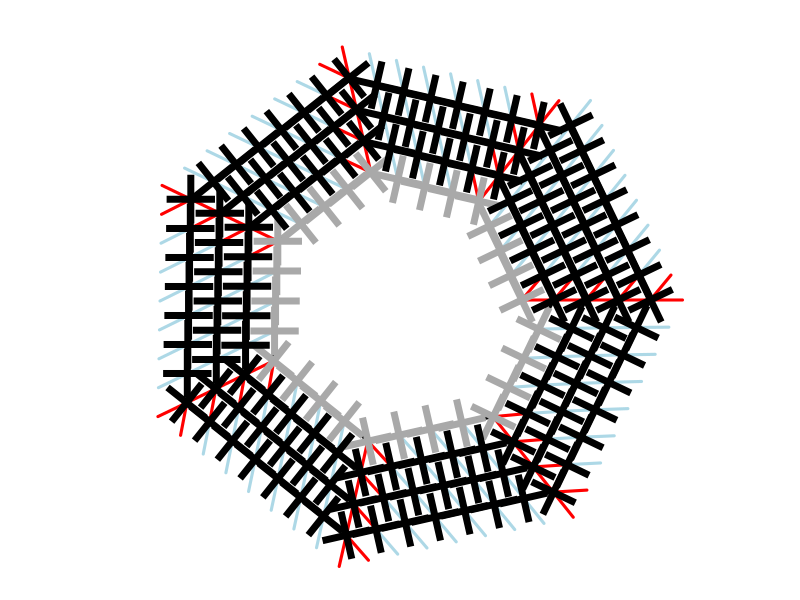

The R source for this figure:
png("sc_cont_hept_better.png",1000,1000)

par(pty="s",mar=c(0,0,0,0))
plot(0,0,type="n",axes=F,ann=F,xlim=c(-5.5,5.5),ylim=c(-5.5,5.5))
rmult = 2/pi
radd = 0.5
xxold = 0
yyold = 0
isleft = F
lmult = 1-2*isleft

lwd = 3

rowbeg = 3
rowend = 7

for(i in (7*rowbeg):(7*rowend)){
  ang1 = i/7*2*pi*lmult
  r1 = i/7*rmult+radd
  x1 = r1*cos(ang1)
  y1 = r1*sin(ang1)
  ang2 = (i+1)/7*2*pi*lmult
  r2 = (i+1)/7*rmult+radd
  x2 = r2*cos(ang2)
  y2 = r2*sin(ang2)
  numdots = max(i%/%7,0)+1
  dotseq = seq(0,1-1/numdots,length.out=numdots)
  for(j in 1:numdots){
    dotrat = dotseq[j]
    xx = (1-dotrat)*x1+dotrat*x2
    yy = (1-dotrat)*y1+dotrat*y2
    if(!(xxold==0 && yyold==0)){
      lines(c(xxold,xx),c(yyold,yy),col="black",lwd=lwd)
    }
    if(i<6){
      lines(c(0,xx),c(0,yy),col="lightgreen",lwd=lwd)
    }
    xxold = xx
    yyold = yy
    #text(xx,yy,"+",srt=mean(c(ang1,ang2))/pi*180,cex=2)
    if(j==1){
      k = i+7
      ang31 = k/7*2*pi*lmult
      r31 = k/7*rmult+radd
      x31 = r31*cos(ang31)
      y31 = r31*sin(ang31)
      ang32 = (k+1)/7*2*pi*lmult
      r32 = (k+1)/7*rmult+radd
      x32 = r32*cos(ang32)
      y32 = r32*sin(ang32)
      numdots33 = max(k%/%7,0)+1
      dotseq33 = seq(0,1-1/numdots33,length.out=numdots33)
      dotrat33 = dotseq33[1]
      xx33 = (1-dotrat33)*x31+dotrat33*x32
      yy33 = (1-dotrat33)*y31+dotrat33*y32
      lines(c(xx,xx33),c(yy,yy33),col="red",lwd=lwd)
      dotrat33 = dotseq33[2]
      xx33 = (1-dotrat33)*x31+dotrat33*x32
      yy33 = (1-dotrat33)*y31+dotrat33*y32
      lines(c(xx,xx33),c(yy,yy33),col="red",lwd=lwd)
    } else {
      k = i+7
      ang31 = k/7*2*pi*lmult
      r31 = k/7*rmult+radd
      x31 = r31*cos(ang31)
      y31 = r31*sin(ang31)
      ang32 = (k+1)/7*2*pi*lmult
      r32 = (k+1)/7*rmult+radd
      x32 = r32*cos(ang32)
      y32 = r32*sin(ang32)
      numdots33 = max(k%/%7,0)+1
      dotseq33 = seq(0,1-1/numdots33,length.out=numdots33)
      dotrat33 = dotseq33[j+1]
      xx33 = (1-dotrat33)*x31+dotrat33*x32
      yy33 = (1-dotrat33)*y31+dotrat33*y32
      lines(c(xx,xx33),c(yy,yy33),col="lightblue",lwd=lwd)
    }
  }
}

for(i in (7*rowbeg):(7*rowend)){
  ang1 = i/7*2*pi*lmult
  r1 = i/7*rmult+radd
  x1 = r1*cos(ang1)
  y1 = r1*sin(ang1)
  ang2 = (i+1)/7*2*pi*lmult
  r2 = (i+1)/7*rmult+radd
  x2 = r2*cos(ang2)
  y2 = r2*sin(ang2)
  numdots = max(i%/%7,0)+1
  dotseq = seq(0,1-1/numdots,length.out=numdots)
  for(j in 1:numdots){
    dotrat = dotseq[j]
    xx = (1-dotrat)*x1+dotrat*x2
    yy = (1-dotrat)*y1+dotrat*y2
    if(i < 7*(rowbeg+1)){
      dacol = "darkgrey"
    } else {
      dacol = "black"
    }
    text(xx,yy,"+",srt=mean(c(ang1,ang2))/pi*180,cex=6,col=dacol)
  }
}

dev.off()
